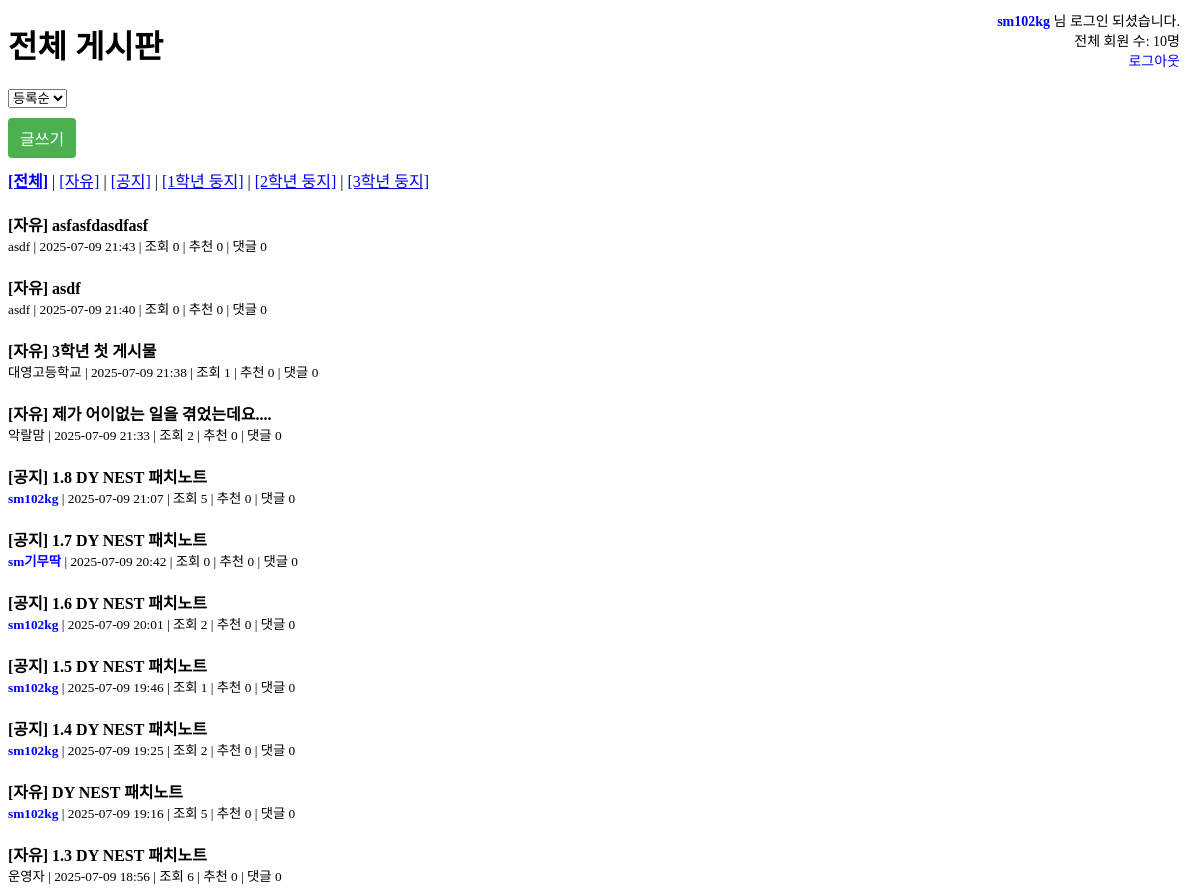
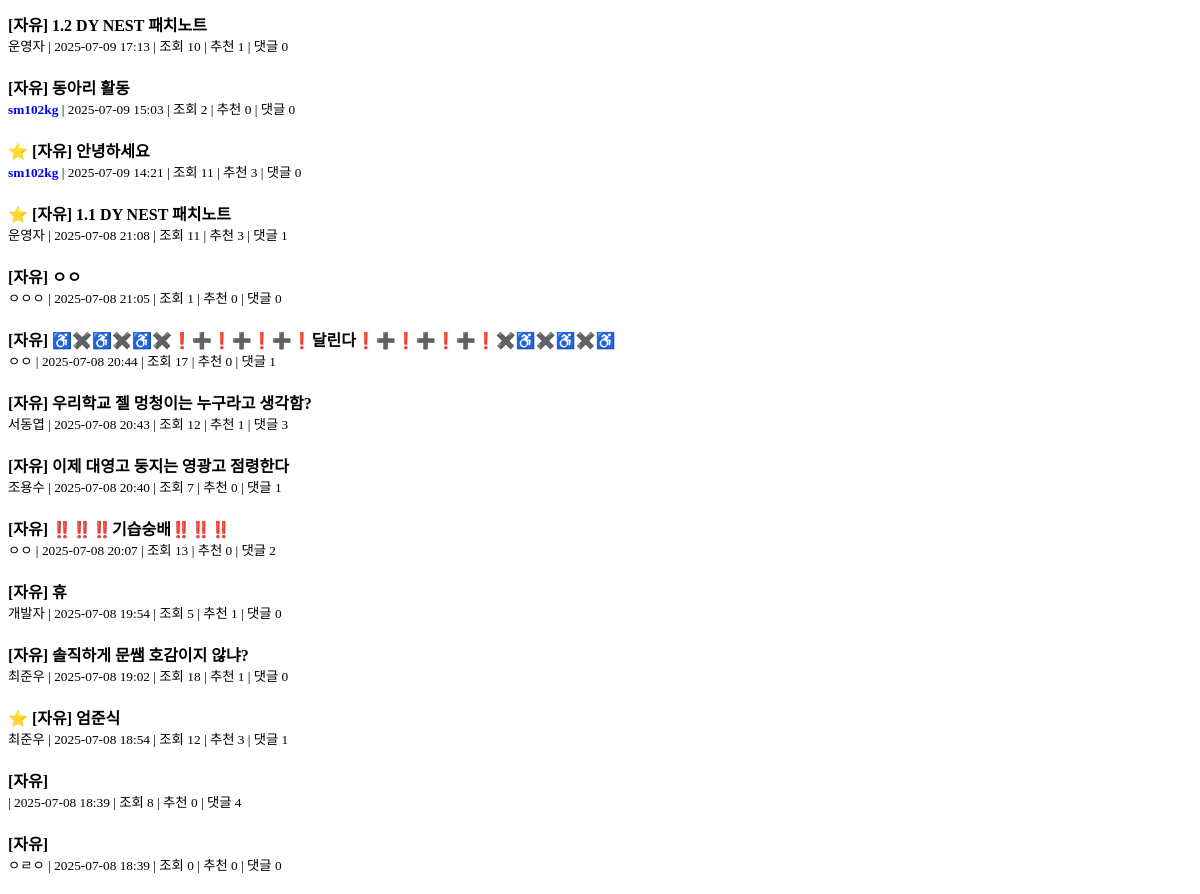
The app's page / (signed in) with its own data (2 pictures, top to bottom).
### board/models.py (models this page shows)
class Post(models.Model):
    title = models.CharField(max_length=200)
    content = models.TextField()
    writer = models.CharField(max_length=50)
    board_type = models.CharField(max_length=20, choices=BoardType.choices)
    created_at = models.DateTimeField(auto_now_add=True)
    view_count = models.IntegerField(default=0)
    like_count = models.IntegerField(default=0)
    file = models.FileField(upload_to='uploads/', null=True, blank=True)
    category = models.CharField(max_length=20, choices=CATEGORY_CHOICES, default='자유')
    image = models.ImageField(upload_to='images/', blank=True, null=True)

### board/views.py (the view)
# urls.py: path('', views.index, name='index'),
def index(request):
    board = request.GET.get('board', '전체')
    sort = request.GET.get('sort', 'latest')
    if board == '전체':
        posts = Post.objects.exclude(category__in=['1학년 둥지', '2학년 둥지', '3학년 둥지'])
    else:
        posts = Post.objects.filter(category=board)
    if sort == 'likes':
        posts = posts.order_by('-like_count')
    elif sort == 'views':
        posts = posts.order_by('-view_count')
    else:
        posts = posts.order_by('-created_at')
    for post in posts:
        post.comment_count = post.comments.count()
    user_count = User.objects.count()
    return render(request, 'board/index.html', {
        'posts': posts,
        'board': board,
        'user_count': user_count,
        'ADMIN_USERS': ADMIN_USERS,
    })

### board/templates/board/index.html (shortened to what this page needs)
<!DOCTYPE html>
<html lang="ko">
<head>
</head>
<body>
{% if user.is_authenticated %}
  <div class="login-status">
    {% if user.username in ADMIN_USERS %}
      <span class="admin-name">{{ user.username }}</span> 님 로그인 되셨습니다.<br>
      전체 회원 수: {{ user_count }}명<br>
    {% else %}
      {{ user.username }} 님 로그인 되셨습니다.<br>
    {% endif %}
    <form action="{% url 'logout' %}" method="post" style="display:inline;">
      <button type="submit" class="logout-btn">로그아웃</button>
    </form>
  </div>
{% else %}
  <div class="login-status">
    <a href="{% url 'login' %}">[로그인]</a>
  </div>
{% endif %}
<h1>{{ board }} 게시판</h1>
<form method="get">
  <select name="sort" onchange="this.form.submit()">
    <option value="created_at" {% if sort == 'created_at' %}selected{% endif %}>등록순</option>
  </select>
</form>
{% if user.is_authenticated %}
  <a href="{% url 'create_post' %}" style="display: inline-block; margin: 10px 0; padding: 8px 12px; background-color: #4CAF50; color: white; border-radius: 4px; text-decoration: none;">
    글쓰기
  </a>
{% else %}
  <span style="color: gray; font-size: 14px;">※ 로그인 후 글쓰기가 가능합니다.</span>
{% endif %}
<div style="margin-bottom: 20px;">
  <a href="?board=전체" {% if board == '전체' %}style="font-weight:bold;"{% endif %}>[전체]</a> |
  <a href="?board=자유" {% if board == '자유' %}style="font-weight:bold;"{% endif %}>[자유]</a> |
  <a href="?board=공지" {% if board == '공지' %}style="font-weight:bold;"{% endif %}>[공지]</a> |
  <a href="?board=1학년 둥지" {% if board == '1학년 둥지' %}style="font-weight:bold;"{% endif %}>[1학년 둥지]</a> |
  <a href="?board=2학년 둥지" {% if board == '2학년 둥지' %}style="font-weight:bold;"{% endif %}>[2학년 둥지]</a> |
  <a href="?board=3학년 둥지" {% if board == '3학년 둥지' %}style="font-weight:bold;"{% endif %}>[3학년 둥지]</a>
</div>
{% for post in posts %}
  <div style="margin-bottom: 20px;">
    <a href="{% url 'post_detail' post.id %}" style="text-decoration: none; color: black;">
      {% if post.like_count >= 3 %}
        <span style="color: gold;">⭐</span>
      {% endif %}
      <strong>[{{ post.category }}] {{ post.title }}</strong>
    </a><br>
    <small>
      {% if post.writer in ADMIN_USERS %}
        <span class="admin-name">{{ post.writer }}</span>
      {% else %}
        {{ post.writer }}
      {% endif %}
      | {{ post.created_at|date:"Y-m-d H:i" }} |
      조회 {{ post.view_count }} | 추천 {{ post.like_count }} | 댓글 {{ post.comment_count }}
    </small>
  </div>
{% endfor %}
</body>
</html>

### board/templates/board/index.html (style rules this page uses)
.login-status { position: fixed; top: 10px; right: 20px; text-align: right; font-size: 14px; z-index: 1000; }
.admin-name { color: blue; font-weight: bold; }
.logout-btn { background: none; border: none; color: blue; cursor: pointer; font-size: 14px; padding: 0; }

### records on screen
Post: category "자유", title "asfasfdasdfasf", writer "asdf", created_at "2025-07-09 21:43", view_count "0", like_count "0", comment_count "0"
Post: category "자유", title "asdf", writer "asdf", created_at "2025-07-09 21:40", view_count "0", like_count "0", comment_count "0"
Post: category "자유", title "3학년 첫 게시물", writer "대영고등학교", created_at "2025-07-09 21:38", view_count "1", like_count "0", comment_count "0"
Post: category "자유", title "제가 어이없는 일을 겪었는데요....", writer "악랄맘", created_at "2025-07-09 21:33", view_count "2", like_count "0", comment_count "0"
Post: category "공지", title "1.8 DY NEST 패치노트", writer "sm102kg", created_at "2025-07-09 21:07", view_count "5", like_count "0", comment_count "0"
Post: category "공지", title "1.7 DY NEST 패치노트", writer "sm기무딱", created_at "2025-07-09 20:42", view_count "0", like_count "0", comment_count "0"
Post: category "공지", title "1.6 DY NEST 패치노트", writer "sm102kg", created_at "2025-07-09 20:01", view_count "2", like_count "0", comment_count "0"
Post: category "공지", title "1.5 DY NEST 패치노트", writer "sm102kg", created_at "2025-07-09 19:46", view_count "1", like_count "0", comment_count "0"
Post: category "공지", title "1.4 DY NEST 패치노트", writer "sm102kg", created_at "2025-07-09 19:25", view_count "2", like_count "0", comment_count "0"
Post: category "자유", title "DY NEST 패치노트", writer "sm102kg", created_at "2025-07-09 19:16", view_count "5", like_count "0", comment_count "0"
Post: category "자유", title "1.3 DY NEST 패치노트", writer "운영자", created_at "2025-07-09 18:56", view_count "6", like_count "0", comment_count "0"
Post: category "자유", title "1.2 DY NEST 패치노트", writer "운영자", created_at "2025-07-09 17:13", view_count "10", like_count "1", comment_count "0"
Post: category "자유", title "동아리 활동", writer "sm102kg", created_at "2025-07-09 15:03", view_count "2", like_count "0", comment_count "0"
Post: category "자유", title "안녕하세요", writer "sm102kg", created_at "2025-07-09 14:21", view_count "11", like_count "3", comment_count "0"
Post: category "자유", title "1.1 DY NEST 패치노트", writer "운영자", created_at "2025-07-08 21:08", view_count "11", like_count "3", comment_count "1"
Post: category "자유", title "ㅇㅇ", writer "ㅇㅇㅇ", created_at "2025-07-08 21:05", view_count "1", like_count "0", comment_count "0"
Post: category "자유", title "♿️✖️♿️✖️♿️✖️❗️➕️❗️➕️❗️➕️❗️달린다❗️➕️❗️➕️❗️➕️❗️✖️♿️✖️♿️✖️♿️", writer "ㅇㅇ", created_at "2025-07-08 20:44", view_count "17", like_count "0", comment_count "1"
Post: category "자유", title "우리학교 젤 멍청이는 누구라고 생각함?", writer "서동엽", created_at "2025-07-08 20:43", view_count "12", like_count "1", comment_count "3"
Post: category "자유", title "이제 대영고 둥지는 영광고 점령한다", writer "조용수", created_at "2025-07-08 20:40", view_count "7", like_count "0", comment_count "1"
Post: category "자유", title "‼️‼️‼️기습숭배‼️‼️‼️", writer "ㅇㅇ", created_at "2025-07-08 20:07", view_count "13", like_count "0", comment_count "2"
Post: category "자유", title "휴", writer "개발자", created_at "2025-07-08 19:54", view_count "5", like_count "1", comment_count "0"
Post: category "자유", title "솔직하게 문쌤 호감이지 않냐?", writer "최준우", created_at "2025-07-08 19:02", view_count "18", like_count "1", comment_count "0"
Post: category "자유", title "엄준식", writer "최준우", created_at "2025-07-08 18:54", view_count "12", like_count "3", comment_count "1"
Post: category "자유", created_at "2025-07-08 18:39", view_count "8", like_count "0", comment_count "4"
Post: category "자유", writer "ㅇㄹㅇ", created_at "2025-07-08 18:39", view_count "0", like_count "0", comment_count "0"

### other values on screen
{{ user.username }} "sm102kg"
{{ user_count }} "10"
{{ board }} "전체"
